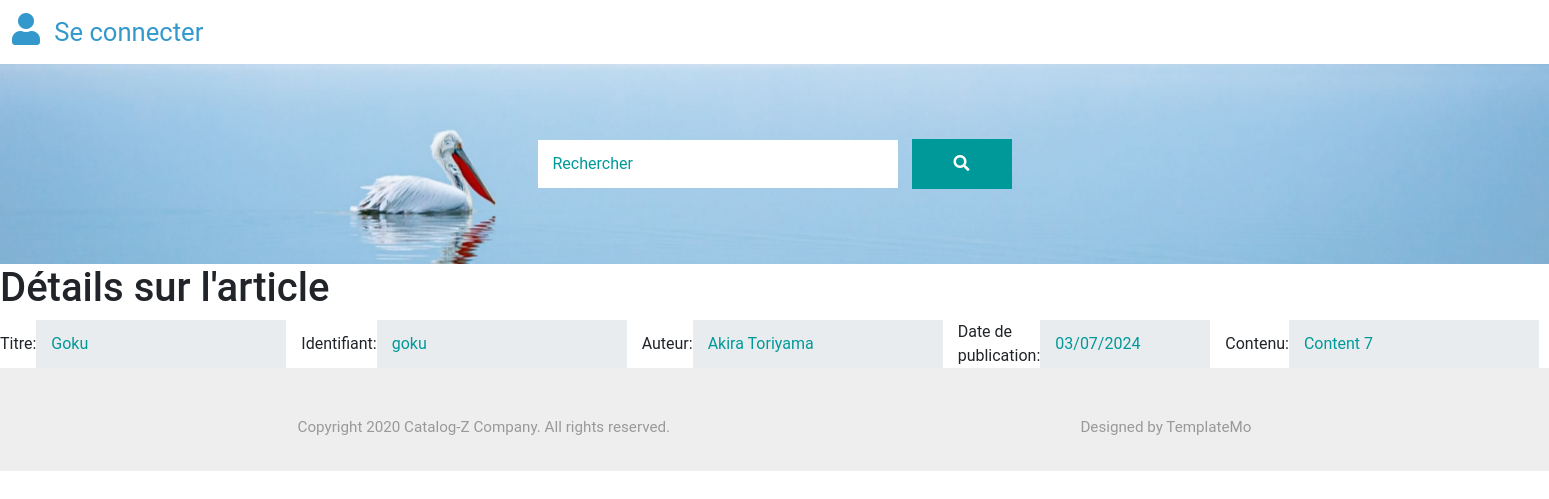
/article/7, run on the app's committed database.
### tables this page shows
CREATE TABLE Articles (
    id INTEGER PRIMARY KEY,
    identifiant TEXT,
    titre TEXT,
    auteur TEXT,
    date_de_publication DATE,
    contenu TEXT
);

### app.py (the view)
@app.route('/article/<identifiant>', methods=["GET", "POST"])
def article(identifiant):
    username = session.get("username")
    conn = get_db().get_connection()
    cursor = conn.cursor()
    if get_db().id_existe(identifiant):
        article = get_db().article_info(identifiant)
        if request.method == "POST":
            titre = request.form.get("titre")
            contenu = request.form.get("contenu")
            update = update_article(article, titre, contenu, conn, cursor)
            return render_template('index.html',
                                   username=username, article=update)
        else:
            return render_template('article.html',
                                   username=username, article=article)
    else:
        return render_template('404.html')

### app.py (called while the page is built)
def get_db():
    database = getattr(g, "_database", None)
    if database is None:
        g._database = Database()
    return g._database

### database.py (called while the page is built)
    def get_connection(self):
        if self.connection is None:
            self.connection = sqlite3.connect('db/database.db')
        return self.connection

    def close_connection(self):
        if self.connection is not None:
            self.connection.close()

    def create_tables(self):
        connection = self.get_connection()
        with open('db/utilisateurs.sql') as f:
            commands = f.read().split(';')
            for command in commands:
                if command.strip() != '':
                    connection.execute(command)
        connection.commit()

    def article_info(self, id_article):
        connection = self.get_connection()
        cursor = connection.cursor()
        cursor.execute("SELECT * FROM Articles WHERE id = ?", (id_article,))
        article_info = cursor.fetchone()
        return article_info

    def id_existe(self, id):
        connection = self.get_connection()
        cursor = connection.cursor()
        cursor.execute("SELECT 1 FROM Articles WHERE id = ?", (id,))
        return cursor.fetchone() is not None

    def __del__(self):
        self.close_connection()

### templates/article.html
{% extends 'base.html' %}
{% block content %}
{%if username %}
<h1>Modifier l'article</h1>
    <div>
        <form class="d-flex tm-search-form" method="post" action="{{ url_for('update_article', identifiant=article[1]) }}">
            <label for="titre">Titre:</label>
            <input class="form-control tm-search-input" type="text" id="titre" name="titre" value="{{ article[2] }}"><br>
            <label for="identifiant">Identifiant:</label>
            <input class="form-control tm-search-input" type="text" id="identifiant" name="identifiant" value="{{ article[1] }}" readonly><br>
            <label for="auteur">Auteur:</label>
            <input class="form-control tm-search-input" type="text" id="auteur" name="auteur" value="{{ article[3] }}" readonly><br>
            <label for="date">Date de publication:</label>
            <input class="form-control tm-search-input" type="date" id="date" name="date" value="{{ article[4] }}" readonly><br>
            <label for="contenu">Contenu:</label>
            <input class="form-control tm-search-input" type="text" id="contenu" name="contenu" value="{{ article[5] }}"><br>
            <button type="submit" class="btn btn-primary">Modifier</button>
        </form>
    </div>
{% else %}
<h1>Détails sur l'article</h1>
<div>
    <form class="d-flex tm-search-form" method="post" action="/">
        <label for="titre">Titre:</label>
        <input class="form-control tm-search-input" type="text" id="titre" name="titre" value="{{ article[2] }}" readonly><br>
        <label for="identifiant">Identifiant:</label>
        <input class="form-control tm-search-input" type="text" id="identifiant" name="identifiant" value="{{ article[1] }}" readonly><br>
        <label for="auteur">Auteur:</label>
        <input class="form-control tm-search-input" type="text" id="auteur" name="auteur" value="{{ article[3] }}" readonly><br>
        <label for="date">Date de publication:</label>
        <input class="form-control tm-search-input" type="date" id="date" name="date" value="{{ article[4] }}" readonly><br>
        <label for="contenu">Contenu:</label>
        <input class="form-control tm-search-input" type="text" id="contenu" name="contenu" value="{{ article[5] }}" readonly><br>
    </form>
</div>
{% endif %}
{% endblock %}

### static/css/templatemo-style.css (style rules this page uses)
.form-control { padding: 10px 20px; width: 100%; height: auto; }
.tm-search-input { width: 360px; border-radius: 0; padding: 12px 15px; color: #009999; border: none; }
.tm-search-input::placeholder { color: #009999; opacity: 1; }
.form-control, input:-internal-autofill-selected, select:not([multiple]) { color: #009999 !important; }
.form-control::placeholder { color: #009999; opacity: 1; }
body { font-family: 'Roboto', sans-serif; }
.tm-search-form { justify-content: space-between; align-items: center; }
.tm-search-input { margin-right: 15px; }

### data on the page
Articles: titre "Goku", identifiant "goku", auteur "Akira Toriyama", date "03/07/2024", contenu "Content 7"
